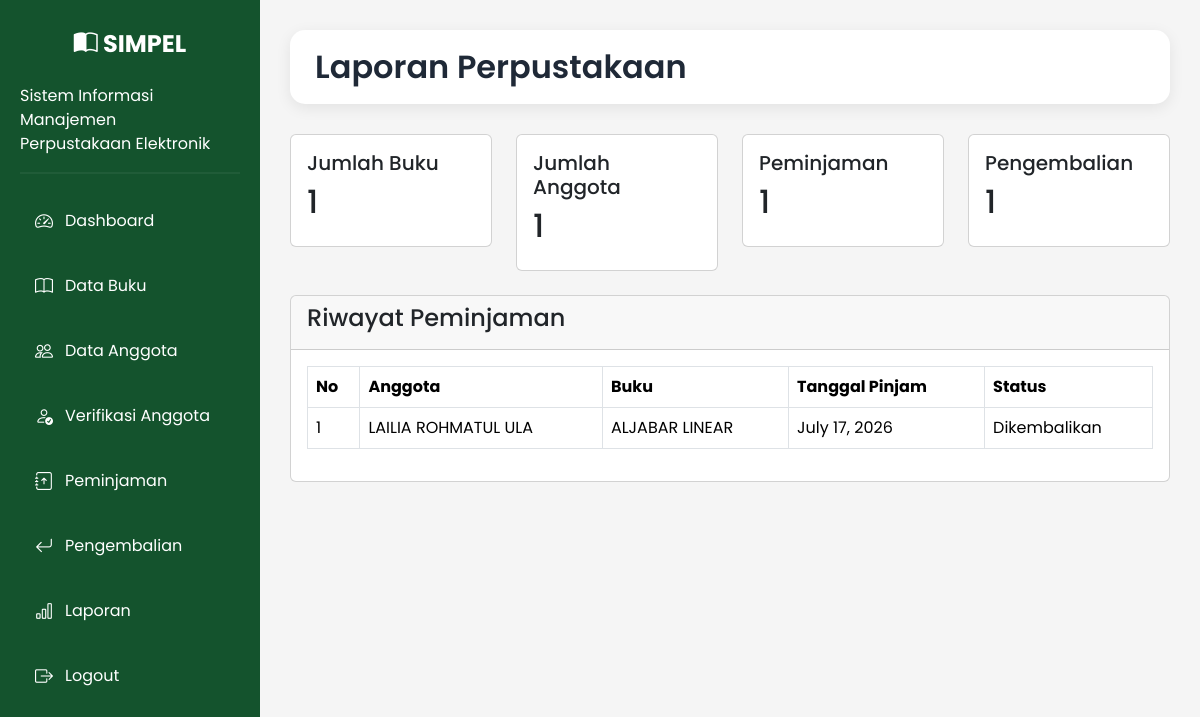
The app's page /laporan/ (signed in), older data.
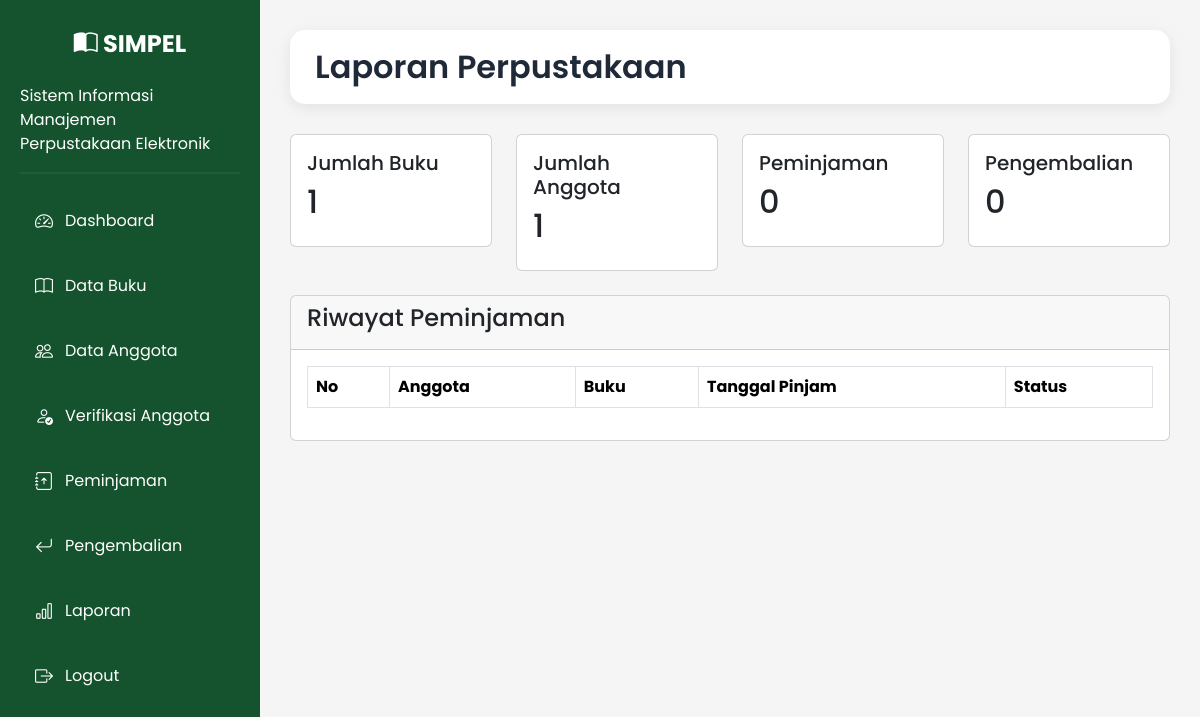
The same page, newer data.
### library/models.py (models this page shows, shortened)
class Peminjaman(models.Model):
    STATUS = (
        ('Dipinjam', 'Dipinjam'),
        ('Dikembalikan', 'Dikembalikan'),
    )
    anggota = models.ForeignKey(Anggota, on_delete=models.CASCADE)
    buku = models.ForeignKey(Buku, on_delete=models.CASCADE)
    tanggal_pinjam = models.DateField()
    tanggal_kembali = models.DateField()
    status = models.CharField(max_length=20, choices=STATUS, default='Dipinjam')

class Anggota(models.Model):
    STATUS = (
        ('Menunggu', 'Menunggu'),
        ('Disetujui', 'Disetujui'),
        ('Ditolak', 'Ditolak'),
    )
    user = models.OneToOneField(
        User,
        on_delete=models.CASCADE,
        null=True,
        blank=True
    )
    nim = models.CharField(max_length=20)
    nama = models.CharField(max_length=100)
    prodi = models.CharField(max_length=100)
    fakultas = models.CharField(max_length=100)
    no_hp = models.CharField(max_length=20)
    alamat = models.TextField()
    status = models.CharField(
        max_length=20,
        choices=STATUS,
        default='Menunggu'
    )

class Buku(models.Model):
    kode_buku = models.CharField(max_length=20, unique=True)
    judul = models.CharField(max_length=200)
    penulis = models.CharField(max_length=100)
    penerbit = models.CharField(max_length=100)
    tahun_terbit = models.PositiveIntegerField()
    kategori = models.CharField(max_length=100)
    isbn = models.CharField(max_length=20, blank=True)
    lokasi_rak = models.CharField(
        max_length=50,
        default="Rak A1"
    )
    kondisi = models.CharField(
        max_length=20,
        choices=[
            ('Baik', 'Baik'),
            ('Rusak', 'Rusak'),
        ],
        default='Baik'
    )
    stok = models.PositiveIntegerField(default=0)

### library/views.py (the view)
# urls.py: path('laporan/', views.laporan, name='laporan'),
@login_required(login_url='login')
def laporan(request):
    buku = Buku.objects.count()
    anggota = Anggota.objects.count()
    peminjaman = Peminjaman.objects.count()
    pengembalian = Pengembalian.objects.count()
    context = {
        'jumlah_buku': buku,
        'jumlah_anggota': anggota,
        'jumlah_peminjaman': peminjaman,
        'jumlah_pengembalian': pengembalian,
        'data_peminjaman': Peminjaman.objects.all(),
        'data_pengembalian': Pengembalian.objects.all(),
    }
    return render(request, 'library/laporan.html', context)

### library/templates/library/laporan.html (shortened to what this page needs)
{% extends 'library/base.html' %}
{% block content %}
<div class="topbar">
    <h2>Laporan Perpustakaan</h2>
</div>
<div class="row">
    <div class="col-md-3">
        <div class="card p-3">
            <h5>Jumlah Buku</h5>
            <h2>{{ jumlah_buku }}</h2>
        </div>
    </div>
    <div class="col-md-3">
        <div class="card p-3">
            <h5>Jumlah Anggota</h5>
            <h2>{{ jumlah_anggota }}</h2>
        </div>
    </div>
    <div class="col-md-3">
        <div class="card p-3">
            <h5>Peminjaman</h5>
            <h2>{{ jumlah_peminjaman }}</h2>
        </div>
    </div>
    <div class="col-md-3">
        <div class="card p-3">
            <h5>Pengembalian</h5>
            <h2>{{ jumlah_pengembalian }}</h2>
        </div>
    </div>
</div>
<br>
<div class="card">
<div class="card-header">
    <h4>Riwayat Peminjaman</h4>
</div>
<div class="card-body">
<table class="table table-bordered">
<tr>
    <th>No</th>
    <th>Anggota</th>
    <th>Buku</th>
    <th>Tanggal Pinjam</th>
    <th>Status</th>
</tr>
{% for p in data_peminjaman %}
<tr>
    <td>{{ forloop.counter }}</td>
    <td>{{ p.anggota.nama }}</td>
    <td>{{ p.buku.judul }}</td>
    <td>{{ p.tanggal_pinjam }}</td>
    <td>{{ p.status }}</td>
</tr>
{% endfor %}
</table>
</div>
</div>
{% endblock %}

Row changes from the older to the newer data that the page shows:
removed Peminjaman: anggota.nama "LAILIA ROHMATUL ULA", buku.judul "ALJABAR LINEAR", tanggal_pinjam "July 17, 2026", status "Dikembalikan"
Text that changed along with them:
{{ jumlah_peminjaman }}: "1" → "0"
{{ jumlah_pengembalian }}: "1" → "0"
